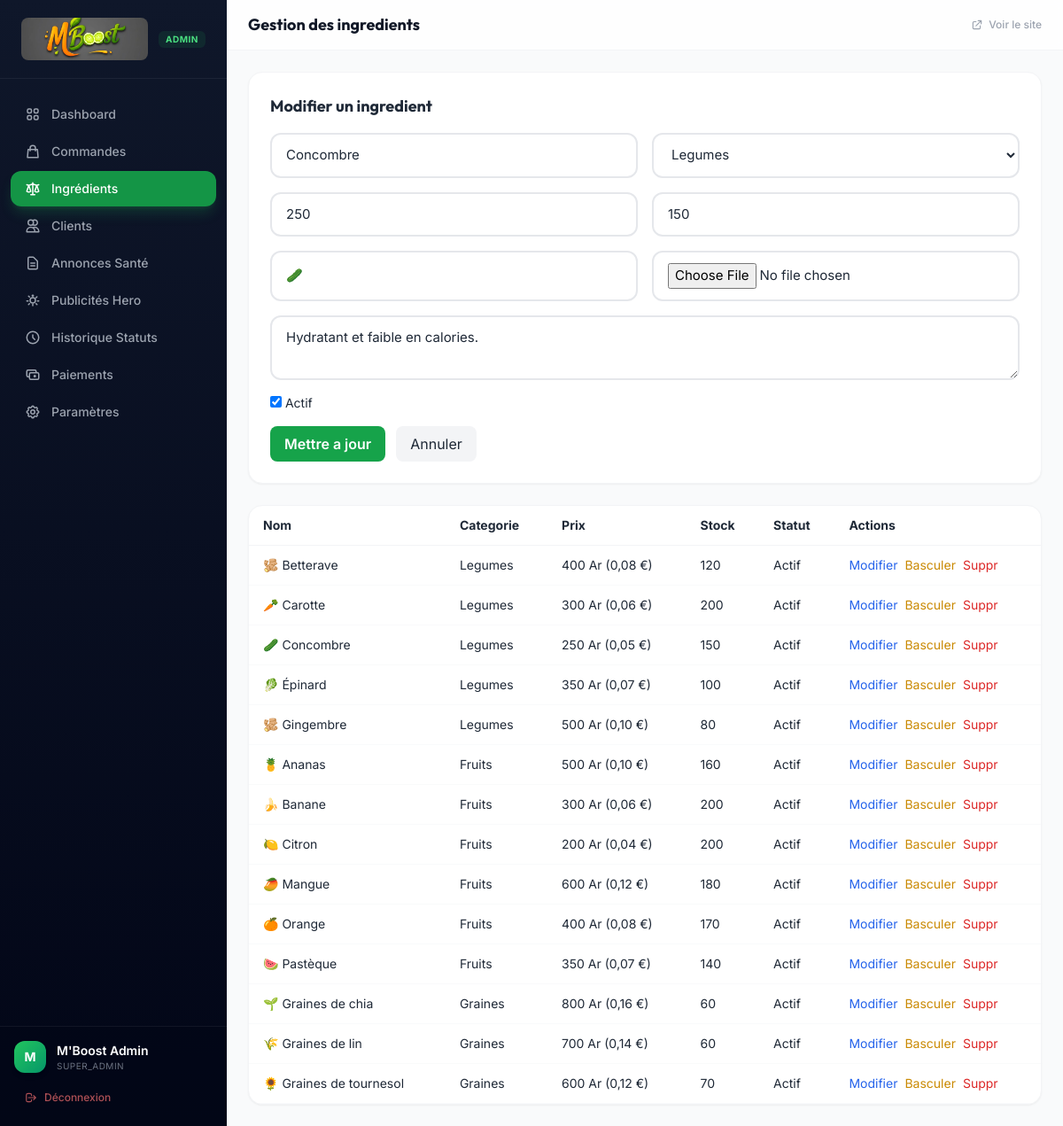
Page /admin/ingredients.php?edit=2 (signed in) on the committed database.
### tables this page shows
CREATE TABLE `ingredients` (
    `id`          INT UNSIGNED   NOT NULL AUTO_INCREMENT,
    `nom`         VARCHAR(150)   NOT NULL,
    `categorie`   ENUM('legumes','fruits','graines') NOT NULL,
    `description` TEXT           DEFAULT NULL,
    `prix`        DECIMAL(10,2)  NOT NULL DEFAULT 0.00 COMMENT 'Base price in Ariary',
    `image`       VARCHAR(255)   DEFAULT NULL COMMENT 'Filename stored under uploads/',
    `stock`       INT            NOT NULL DEFAULT 100,
    `emoji`       VARCHAR(10)    DEFAULT NULL,
    `actif`       BOOLEAN        NOT NULL DEFAULT TRUE,
    `created_at`  TIMESTAMP      NOT NULL DEFAULT CURRENT_TIMESTAMP,
    `updated_at`  TIMESTAMP      NOT NULL DEFAULT CURRENT_TIMESTAMP ON UPDATE CURRENT_TIMESTAMP,
    PRIMARY KEY (`id`),
    KEY `idx_ingredients_categorie` (`categorie`),
    KEY `idx_ingredients_actif`     (`actif`)
);

### includes/functions.php (called while the page is built, shortened)
<?php
function formatPrice(float|int $price, float $eurRate = 5000): string
{
    $ariary = number_format((float) $price, 0, ',', ' ') . ' Ar';
    $euro = '';
    if ($eurRate > 0) {
        $euroValue = round($price / $eurRate, 2);
        $euro = ' (' . number_format($euroValue, 2, ',', ' ') . ' €)';
    }
    return $ariary . $euro;
}
function generateCSRF(): string
{
    return $_SESSION['csrf_token'];
}

### admin/ingredients.php (the view, shortened to what this page needs)
<?php
require_once __DIR__ . '/../includes/db.php';
require_once __DIR__ . '/../includes/functions.php';
$editMode = isset($_GET['edit']);
$editIngredient = null;
if ($editMode) {
    $stmt = $pdo->prepare('SELECT * FROM ingredients WHERE id = :id LIMIT 1');
    $stmt->execute([':id' => (int) $_GET['edit']]);
    $editIngredient = $stmt->fetch();
}
$stmt = $pdo->query('SELECT * FROM ingredients ORDER BY categorie, nom');
$ingredients = $stmt->fetchAll();
$categories = ['legumes' => 'Legumes', 'fruits' => 'Fruits', 'graines' => 'Graines'];
include __DIR__ . '/includes/admin-layout-top.php';
?>
<div class="bg-white rounded-2xl shadow-sm border border-gray-100 p-6">
    <h2 class="text-lg font-bold mb-4"><?= $editMode ? 'Modifier' : 'Ajouter' ?> un ingredient</h2>
    <form method="POST" enctype="multipart/form-data" class="grid grid-cols-1 md:grid-cols-2 gap-4">
        <input name="nom" required class="input-modern" placeholder="Nom" value="<?= $editMode && $editIngredient ? htmlspecialchars($editIngredient['nom']) : '' ?>">
        <select name="categorie" required class="input-modern">
            <?php foreach ($categories as $key => $label): ?>
            <option value="<?= $key ?>" <?= ($editMode && $editIngredient && $editIngredient['categorie'] === $key) ? 'selected' : '' ?>><?= $label ?></option>
            <?php endforeach; ?>
        </select>
        <input name="prix" type="number" min="0" step="50" required class="input-modern" placeholder="Prix" value="<?= $editMode && $editIngredient ? (float) $editIngredient['prix'] : '' ?>">
        <input name="stock" type="number" min="0" required class="input-modern" placeholder="Stock" value="<?= $editMode && $editIngredient ? (int) $editIngredient['stock'] : 100 ?>">
        <input name="emoji" class="input-modern" placeholder="Emoji" value="<?= $editMode && $editIngredient ? htmlspecialchars($editIngredient['emoji'] ?? '') : '' ?>">
        <input name="image" type="file" accept="image/*" class="input-modern">
        <textarea name="description" class="input-modern md:col-span-2" rows="2" placeholder="Description"><?= $editMode && $editIngredient ? htmlspecialchars($editIngredient['description'] ?? '') : '' ?></textarea>
        <label class="md:col-span-2 text-sm"><input type="checkbox" name="actif" value="1" <?= (!$editMode || ($editIngredient && (int) $editIngredient['actif'] === 1)) ? 'checked' : '' ?>> Actif</label>
        <div class="md:col-span-2 flex gap-3">
            <button class="px-4 py-2 rounded-lg bg-green-600 text-white font-semibold" type="submit"><?= $editMode ? 'Mettre a jour' : 'Ajouter' ?></button>
            <?php if ($editMode): ?><a class="px-4 py-2 rounded-lg bg-gray-100" href="ingredients.php">Annuler</a><?php endif; ?>
        </div>
    </form>
</div>
<div class="bg-white rounded-2xl shadow-sm border border-gray-100 overflow-hidden mt-6">
    <div class="overflow-x-auto">
        <table class="w-full text-sm">
            <thead>
                <tr class="border-b border-gray-100">
                    <th class="px-4 py-3 text-left">Nom</th>
                    <th class="px-4 py-3 text-left">Categorie</th>
                    <th class="px-4 py-3 text-left">Prix</th>
                    <th class="px-4 py-3 text-left">Stock</th>
                    <th class="px-4 py-3 text-left">Statut</th>
                    <th class="px-4 py-3 text-left">Actions</th>
                </tr>
            </thead>
            <tbody>
            <?php foreach ($ingredients as $ing): ?>
                <tr class="border-b border-gray-50">
                    <td class="px-4 py-3"><?= htmlspecialchars(($ing['emoji'] ?? '🥤') . ' ' . $ing['nom']) ?></td>
                    <td class="px-4 py-3"><?= htmlspecialchars($categories[$ing['categorie']] ?? $ing['categorie']) ?></td>
                    <td class="px-4 py-3"><?= formatPrice((float) $ing['prix']) ?></td>
                    <td class="px-4 py-3"><?= (int) $ing['stock'] ?></td>
                    <td class="px-4 py-3"><?= (int) $ing['actif'] === 1 ? 'Actif' : 'Inactif' ?></td>
                    <td class="px-4 py-3 flex gap-2">
                        <a class="text-blue-600" href="?edit=<?= (int) $ing['id'] ?>#add-form">Modifier</a>
                        <a class="text-yellow-600" href="?toggle_actif=<?= (int) $ing['id'] ?>&csrf_token=<?= urlencode(generateCSRF()) ?>">Basculer</a>
                        <a class="text-red-600" href="?delete=<?= (int) $ing['id'] ?>&csrf_token=<?= urlencode(generateCSRF()) ?>" onclick="return confirm('Supprimer cet ingredient ?')">Suppr</a>
                    </td>
                </tr>
            <?php endforeach; ?>
            </tbody>
        </table>
    </div>
</div>
<?php include __DIR__ . '/includes/admin-layout-bottom.php'; ?>

### assets/css/app.css (style rules this page uses)
:root { --green-50: #f0fdf4; --green-100: #dcfce7; --green-200: #bbf7d0; --green-300: #86efac; --green-400: #4ade80; --green-500: #22c55e; --green-600: #16a34a; --green-700: #15803d; --green-800: #166534; --green-900: #14532d; --orange-400: #fb923c; --orange-500: #f97316; --orange-600: #ea580c; --font-display: 'Outfit', 'Inter', system-ui, sans-serif; --font-body: 'Inter', system-ui, -apple-system, sans-serif; --glass-bg: rgba(255, 255, 255, 0.7); --glass-border: rgba(255, 255, 255, 0.3); --glass-shadow: 0 8px 32px rgba(0, 0, 0, 0.08); --dark-glass-bg: rgba(15, 23, 42, 0.8); --dark-glass-border: rgba(255, 255, 255, 0.08); --transition-smooth: cubic-bezier(0.4, 0, 0.2, 1); --transition-bounce: cubic-bezier(0.34, 1.56, 0.64, 1); --bg-main: #f0fdf4; --text-main: #1f2937; --text-muted: #6b7280; }
body { background-color: var(--bg-main); color: var(--text-main); transition: background-color 0.3s var(--transition-smooth), color 0.3s var(--transition-smooth); }
body { font-family: var(--font-body); -webkit-font-smoothing: antialiased; -moz-osx-font-smoothing: grayscale; }
h1, h2, h3, h4, h5, h6 { font-family: var(--font-display); }
.input-modern { border: 2px solid #e5e7eb; border-radius: 0.75rem; padding: 0.75rem 1rem; font-size: 0.9375rem; transition: all 0.3s var(--transition-smooth); background: rgba(255, 255, 255, 0.9); }
html { scroll-behavior: smooth; }

### rows in the picture
ingredients: nom "Concombre", categorie "Legumes", prix "250", stock "150", emoji "🥒", description "Hydratant et faible en calories.", actif "☑", emoji+nom "🥒 Concombre", prix "250 Ar (0,05 €)", shows "Actif"
ingredients: emoji+nom "🫚 Betterave", categorie "Legumes", prix "400 Ar (0,08 €)", stock "120", actif "Actif"
ingredients: emoji+nom "🥕 Carotte", categorie "Legumes", prix "300 Ar (0,06 €)", stock "200", actif "Actif"
ingredients: emoji+nom "🥬 Épinard", categorie "Legumes", prix "350 Ar (0,07 €)", stock "100", actif "Actif"
ingredients: emoji+nom "🫚 Gingembre", categorie "Legumes", prix "500 Ar (0,10 €)", stock "80", actif "Actif"
ingredients: emoji+nom "🍍 Ananas", categorie "Fruits", prix "500 Ar (0,10 €)", stock "160", actif "Actif"
ingredients: emoji+nom "🍌 Banane", categorie "Fruits", prix "300 Ar (0,06 €)", stock "200", actif "Actif"
ingredients: emoji+nom "🍋 Citron", categorie "Fruits", prix "200 Ar (0,04 €)", stock "200", actif "Actif"
ingredients: emoji+nom "🥭 Mangue", categorie "Fruits", prix "600 Ar (0,12 €)", stock "180", actif "Actif"
ingredients: emoji+nom "🍊 Orange", categorie "Fruits", prix "400 Ar (0,08 €)", stock "170", actif "Actif"
ingredients: emoji+nom "🍉 Pastèque", categorie "Fruits", prix "350 Ar (0,07 €)", stock "140", actif "Actif"
ingredients: emoji+nom "🌱 Graines de chia", categorie "Graines", prix "800 Ar (0,16 €)", stock "60", actif "Actif"
ingredients: emoji+nom "🌾 Graines de lin", categorie "Graines", prix "700 Ar (0,14 €)", stock "60", actif "Actif"
ingredients: emoji+nom "🌻 Graines de tournesol", categorie "Graines", prix "600 Ar (0,12 €)", stock "70", actif "Actif"

### other values in the picture
$item['label'] "Dashboard"
$item['label'] "Commandes"
$item['label'] "Ingrédients"
$item['label'] "Clients"
$item['label'] "Annonces Santé"
$item['label'] "Publicités Hero"
$item['label'] "Historique Statuts"
$item['label'] "Paiements"
$item['label'] "Paramètres"
$adminInitial "M"
$adminName "M'Boost Admin"
$adminRole "SUPER_ADMIN"
$pageTitle "Gestion des ingredients"
